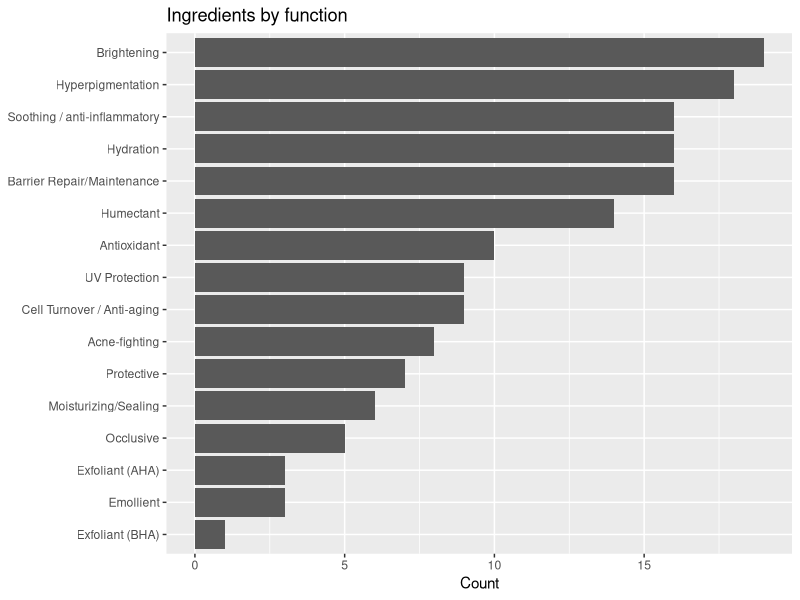
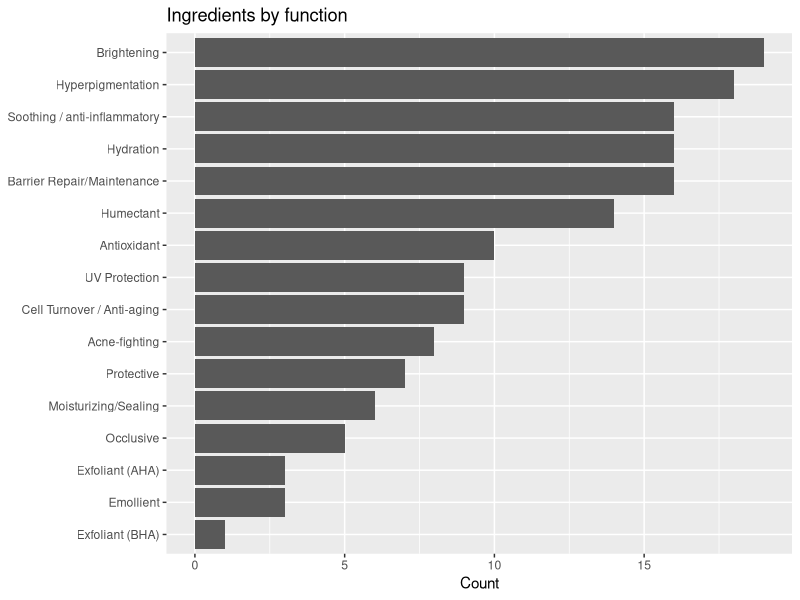

The R script that drew these images, in order:
library(tidyverse)

# Some cells in the CSV have a trailing space (e.g. "Niacinamide "), so trim every text column
ingredients <- read_csv("ingredients.csv", show_col_types = FALSE) |>
  mutate(across(where(is.character), str_trim))

irritation_levels <- c("Low", "Medium", "High")

# Look up one ingredient by name
lookup <- function(name) {
  ingredients |>
    # Keep rows where the search term appears anywhere in the ingredient name (case-insensitive)
    filter(str_detect(tolower(Name), tolower(name))) |>
    select(Name, `INCI name`, Function, `Irritation potential`, Notes)
}

# Search by function, e.g. lookup_function("acne") or lookup_function("hydrat")
lookup_function <- function(fn) {
  ingredients |>
    filter(str_detect(tolower(Function), tolower(fn))) |>
    select(Name, Function, `Irritation potential`, Notes)
}

# Filter by irritation level. max_level = "Low" gives Low only,
# "Medium" gives Low + Medium, "High" gives everything that has a rating.
# Optionally narrow by function too, e.g. filter_irritation("Low", fn = "acne")
filter_irritation <- function(max_level, fn = NULL) {
  max_level <- str_to_title(max_level)
  if (!max_level %in% irritation_levels) {
    stop("max_level must be one of: ", paste(irritation_levels, collapse = ", "))
  }
  allowed <- irritation_levels[seq_len(match(max_level, irritation_levels))]

  result <- ingredients |>
    filter(`Irritation potential` %in% allowed)

  if (!is.null(fn)) {
    result <- result |>
      filter(str_detect(tolower(Function), tolower(fn)))
  }

  result |>
    select(Name, Function, `Irritation potential`, Notes) |>
    arrange(match(`Irritation potential`, irritation_levels), Name)
}

# Examples
lookup("niacinamide")
lookup_function("acne")
filter_irritation("Low")
filter_irritation("Low", fn = "acne")

# Chart: how many ingredients per function (category)
ingredients |>
  separate_rows(Function, sep = ", ") |>
  count(Function, sort = TRUE) |>
  ggplot(aes(x = reorder(Function, n), y = n)) +
  geom_col() +
  coord_flip() +
  labs(title = "Ingredients by function", x = NULL, y = "Count")

ggsave("ingredients_by_function.png", width = 7, height = 5)
